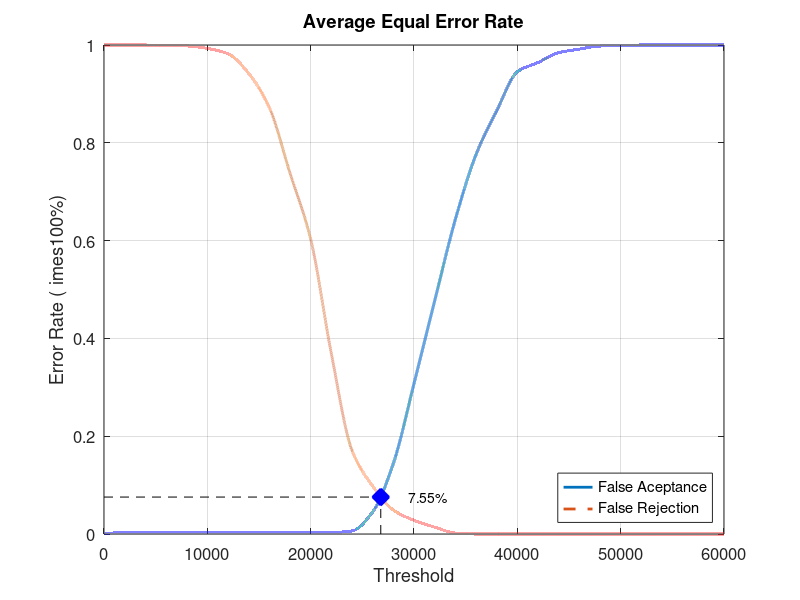
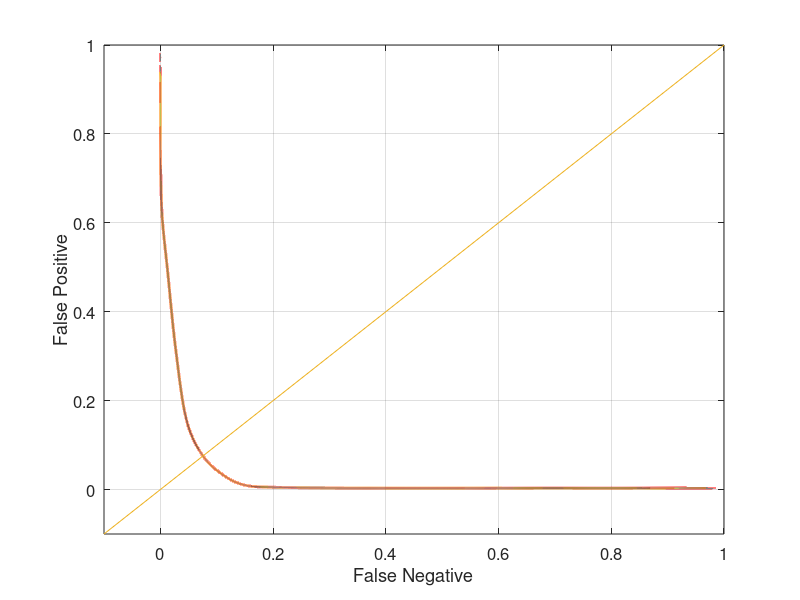

Recreate these plots in MATLAB, in order.
close all;
clear;
clc;
x = 0:2000:60000;
xq = 0:0.5:60000;

y0 = [0 0.0031579 0.0031579 0.0031579 0.0031579 0.0031579 0.0031579 0.0031579 0.0031579 0.0031579 0.0031579 0.0031579 0.00631579 0.0452632 0.144211 0.307368 0.476842 0.643158 0.775789 0.865263 0.945263 0.964211 0.98421 0.991579 0.997895 0.998947 1 1 1 1 1]
yy0 = interp1(x, y0, xq, 'pchip');
y1 = [1 1 1 0.998 0.998 0.993 0.982 0.942 0.872 0.738 0.603 0.369 0.171 0.098 0.049 0.028 0.014 0.002 0 0 0 0 0 0 0 0 0 0 0 0 0]
yy1 = interp1(x, y1, xq, 'pchip');

% Calculating EER: 
y2 = abs(y0 - y1);
find(y2 == min(y2))
yy2 = abs(yy0 - yy1);
xEER = find(yy2 == min(yy2));
xEERIndex = xq(xEER) % X-axis EER
yEER = yy0(xEER) % Y-axis EER

main = figure
plot(xq, yy0,'-','LineWidth', 2);	hold on
plot(xq, yy1,'--','LineWidth', 2);	hold on
plot([xEERIndex xEERIndex], [0 yEER], 'k--');	hold on
plot([0 xEERIndex], [yEER yEER], 'k--');	hold on
plot(xEERIndex, yEER, 'bx', 'LineWidth', 10);	hold on
text(xEERIndex + 10 * xEERIndex / 100, yEER, [num2str(round((10000 * yEER)) / 100) '%'])
legend('False Aceptance', 'False Rejection', 'Location', 'SouthEast')
xlabel('Threshold')
ylabel('Error Rate (	imes100%)')
title('Average Equal Error Rate')
set(gca, 'FontSize', 12)
axis([0 60000 0 1])
grid on

print(main, 'Database2AverageMain', '-dpng');
FNRxFPR = figure('Color', [1 1 1]);
plot(yy1, yy0, '-', yy1, yy0, 'LineWidth', 2);
hold on
y = -0.1:0.1:1
plot(y, y); 
set(gca, 'FontSize', 12)
xlabel('False Negative')
ylabel('False Positive')
axis([-0.1 1 -0.1 1])
set(gca, 'FontSize', 12)
grid on

print(FNRxFPR, 'Database2AverageFNRxFPR','-dpng');
